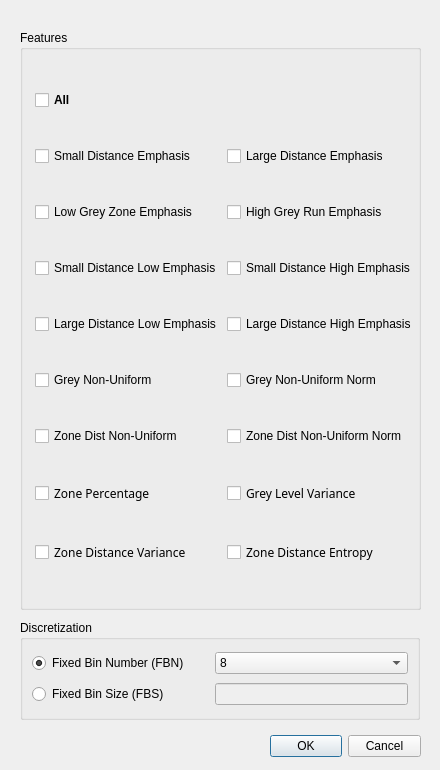
<?xml version="1.0" encoding="UTF-8"?>
<ui version="4.0">
 <class>popup_GLDZM</class>
 <widget class="QDialog" name="popup_GLDZM">
  <property name="geometry">
   <rect>
    <x>0</x>
    <y>0</y>
    <width>440</width>
    <height>770</height>
   </rect>
  </property>
  <property name="sizePolicy">
   <sizepolicy hsizetype="Preferred" vsizetype="Preferred">
    <horstretch>0</horstretch>
    <verstretch>0</verstretch>
   </sizepolicy>
  </property>
  <property name="windowTitle">
   <string>Set Measurements</string>
  </property>
  <widget class="QDialogButtonBox" name="buttonBox">
   <property name="geometry">
    <rect>
     <x>270</x>
     <y>730</y>
     <width>151</width>
     <height>32</height>
    </rect>
   </property>
   <property name="orientation">
    <enum>Qt::Horizontal</enum>
   </property>
   <property name="standardButtons">
    <set>QDialogButtonBox::Cancel|QDialogButtonBox::Ok</set>
   </property>
   <property name="centerButtons">
    <bool>false</bool>
   </property>
  </widget>
  <widget class="QGroupBox" name="groupBox_Features">
   <property name="geometry">
    <rect>
     <x>20</x>
     <y>30</y>
     <width>401</width>
     <height>580</height>
    </rect>
   </property>
   <property name="title">
    <string>Features</string>
   </property>
   <property name="checkable">
    <bool>false</bool>
   </property>
   <layout class="QGridLayout" name="gridLayout">
    <property name="leftMargin">
     <number>12</number>
    </property>
    <property name="topMargin">
     <number>10</number>
    </property>
    <property name="rightMargin">
     <number>6</number>
    </property>
    <property name="bottomMargin">
     <number>10</number>
    </property>
    <item row="1" column="1">
     <widget class="QCheckBox" name="checkBox_LRE">
      <property name="enabled">
       <bool>true</bool>
      </property>
      <property name="text">
       <string>Large Distance Emphasis</string>
      </property>
      <property name="checkable">
       <bool>true</bool>
      </property>
      <property name="checked">
       <bool>false</bool>
      </property>
      <property name="tristate">
       <bool>false</bool>
      </property>
     </widget>
    </item>
    <item row="2" column="0">
     <widget class="QCheckBox" name="checkBox_LGRE">
      <property name="enabled">
       <bool>true</bool>
      </property>
      <property name="text">
       <string>Low Grey Zone Emphasis</string>
      </property>
     </widget>
    </item>
    <item row="6" column="0">
     <widget class="QCheckBox" name="checkBox_LRLE">
      <property name="enabled">
       <bool>true</bool>
      </property>
      <property name="text">
       <string>Large Distance Low Emphasis</string>
      </property>
      <property name="checked">
       <bool>false</bool>
      </property>
     </widget>
    </item>
    <item row="1" column="0">
     <widget class="QCheckBox" name="checkBox_SRE">
      <property name="autoFillBackground">
       <bool>false</bool>
      </property>
      <property name="text">
       <string>Small Distance Emphasis</string>
      </property>
      <property name="checked">
       <bool>false</bool>
      </property>
      <property name="tristate">
       <bool>false</bool>
      </property>
     </widget>
    </item>
    <item row="5" column="1">
     <widget class="QCheckBox" name="checkBox_SRHE">
      <property name="enabled">
       <bool>true</bool>
      </property>
      <property name="text">
       <string>Small Distance High Emphasis</string>
      </property>
      <property name="checked">
       <bool>false</bool>
      </property>
     </widget>
    </item>
    <item row="8" column="1">
     <widget class="QCheckBox" name="checkBox_RLNUN">
      <property name="enabled">
       <bool>true</bool>
      </property>
      <property name="autoFillBackground">
       <bool>false</bool>
      </property>
      <property name="text">
       <string>Zone Dist Non-Uniform Norm</string>
      </property>
      <property name="checked">
       <bool>false</bool>
      </property>
      <property name="tristate">
       <bool>false</bool>
      </property>
     </widget>
    </item>
    <item row="10" column="1">
     <widget class="QCheckBox" name="checkBox_RE">
      <property name="enabled">
       <bool>true</bool>
      </property>
      <property name="font">
       <font>
        <family>굴림</family>
        <pointsize>9</pointsize>
       </font>
      </property>
      <property name="autoFillBackground">
       <bool>false</bool>
      </property>
      <property name="text">
       <string>Zone Distance Entropy</string>
      </property>
      <property name="checked">
       <bool>false</bool>
      </property>
      <property name="tristate">
       <bool>false</bool>
      </property>
     </widget>
    </item>
    <item row="9" column="0">
     <widget class="QCheckBox" name="checkBox_RP">
      <property name="enabled">
       <bool>true</bool>
      </property>
      <property name="font">
       <font>
        <family>굴림</family>
        <pointsize>9</pointsize>
       </font>
      </property>
      <property name="autoFillBackground">
       <bool>false</bool>
      </property>
      <property name="text">
       <string>Zone Percentage</string>
      </property>
      <property name="checked">
       <bool>false</bool>
      </property>
      <property name="tristate">
       <bool>false</bool>
      </property>
     </widget>
    </item>
    <item row="5" column="0">
     <widget class="QCheckBox" name="checkBox_SRLE">
      <property name="enabled">
       <bool>true</bool>
      </property>
      <property name="text">
       <string>Small Distance Low Emphasis</string>
      </property>
      <property name="checked">
       <bool>false</bool>
      </property>
     </widget>
    </item>
    <item row="0" column="0">
     <widget class="QCheckBox" name="checkBox_All">
      <property name="enabled">
       <bool>true</bool>
      </property>
      <property name="font">
       <font>
        <weight>75</weight>
        <bold>true</bold>
        <underline>false</underline>
        <kerning>true</kerning>
       </font>
      </property>
      <property name="autoFillBackground">
       <bool>false</bool>
      </property>
      <property name="text">
       <string>All</string>
      </property>
      <property name="checked">
       <bool>false</bool>
      </property>
      <property name="tristate">
       <bool>false</bool>
      </property>
     </widget>
    </item>
    <item row="10" column="0">
     <widget class="QCheckBox" name="checkBox_RLV">
      <property name="enabled">
       <bool>true</bool>
      </property>
      <property name="font">
       <font>
        <family>굴림</family>
        <pointsize>9</pointsize>
       </font>
      </property>
      <property name="autoFillBackground">
       <bool>false</bool>
      </property>
      <property name="text">
       <string>Zone Distance Variance</string>
      </property>
      <property name="checked">
       <bool>false</bool>
      </property>
      <property name="tristate">
       <bool>false</bool>
      </property>
     </widget>
    </item>
    <item row="9" column="1">
     <widget class="QCheckBox" name="checkBox_GLV">
      <property name="enabled">
       <bool>true</bool>
      </property>
      <property name="font">
       <font>
        <family>굴림</family>
        <pointsize>9</pointsize>
       </font>
      </property>
      <property name="acceptDrops">
       <bool>false</bool>
      </property>
      <property name="autoFillBackground">
       <bool>false</bool>
      </property>
      <property name="text">
       <string>Grey Level Variance</string>
      </property>
      <property name="checked">
       <bool>false</bool>
      </property>
      <property name="tristate">
       <bool>false</bool>
      </property>
     </widget>
    </item>
    <item row="6" column="1">
     <widget class="QCheckBox" name="checkBox_LRHE">
      <property name="enabled">
       <bool>true</bool>
      </property>
      <property name="text">
       <string>Large Distance High Emphasis</string>
      </property>
      <property name="checked">
       <bool>false</bool>
      </property>
     </widget>
    </item>
    <item row="7" column="0">
     <widget class="QCheckBox" name="checkBox_GNU">
      <property name="enabled">
       <bool>true</bool>
      </property>
      <property name="autoFillBackground">
       <bool>false</bool>
      </property>
      <property name="text">
       <string>Grey Non-Uniform</string>
      </property>
      <property name="checked">
       <bool>false</bool>
      </property>
      <property name="tristate">
       <bool>false</bool>
      </property>
     </widget>
    </item>
    <item row="2" column="1">
     <widget class="QCheckBox" name="checkBox_HGRE">
      <property name="enabled">
       <bool>true</bool>
      </property>
      <property name="text">
       <string>High Grey Run Emphasis</string>
      </property>
      <property name="checked">
       <bool>false</bool>
      </property>
     </widget>
    </item>
    <item row="7" column="1">
     <widget class="QCheckBox" name="checkBox_GNUN">
      <property name="enabled">
       <bool>true</bool>
      </property>
      <property name="text">
       <string>Grey Non-Uniform Norm</string>
      </property>
      <property name="checkable">
       <bool>true</bool>
      </property>
      <property name="checked">
       <bool>false</bool>
      </property>
      <property name="tristate">
       <bool>false</bool>
      </property>
     </widget>
    </item>
    <item row="8" column="0">
     <widget class="QCheckBox" name="checkBox_RLNU">
      <property name="enabled">
       <bool>true</bool>
      </property>
      <property name="autoFillBackground">
       <bool>false</bool>
      </property>
      <property name="text">
       <string>Zone Dist Non-Uniform</string>
      </property>
      <property name="checked">
       <bool>false</bool>
      </property>
      <property name="tristate">
       <bool>false</bool>
      </property>
     </widget>
    </item>
   </layout>
  </widget>
  <widget class="QGroupBox" name="groupBox_Bins">
   <property name="geometry">
    <rect>
     <x>20</x>
     <y>620</y>
     <width>400</width>
     <height>100</height>
    </rect>
   </property>
   <property name="title">
    <string>Discretization</string>
   </property>
   <layout class="QGridLayout" name="gridLayout_3">
    <item row="2" column="1">
     <widget class="QLineEdit" name="lineEdit_sBin">
      <property name="enabled">
       <bool>false</bool>
      </property>
     </widget>
    </item>
    <item row="0" column="1">
     <widget class="QComboBox" name="comboBox_nBins">
      <property name="sizePolicy">
       <sizepolicy hsizetype="Preferred" vsizetype="Fixed">
        <horstretch>0</horstretch>
        <verstretch>0</verstretch>
       </sizepolicy>
      </property>
      <property name="currentText">
       <string>8</string>
      </property>
      <property name="maxVisibleItems">
       <number>5</number>
      </property>
      <property name="maxCount">
       <number>64</number>
      </property>
      <property name="sizeAdjustPolicy">
       <enum>QComboBox::AdjustToContentsOnFirstShow</enum>
      </property>
      <property name="iconSize">
       <size>
        <width>16</width>
        <height>16</height>
       </size>
      </property>
      <item>
       <property name="text">
        <string>8</string>
       </property>
      </item>
      <item>
       <property name="text">
        <string>16</string>
       </property>
      </item>
      <item>
       <property name="text">
        <string>32</string>
       </property>
      </item>
      <item>
       <property name="text">
        <string>64</string>
       </property>
      </item>
     </widget>
    </item>
    <item row="0" column="0">
     <widget class="QRadioButton" name="radioButton_FBN">
      <property name="text">
       <string>Fixed Bin Number (FBN)      </string>
      </property>
      <property name="checked">
       <bool>true</bool>
      </property>
     </widget>
    </item>
    <item row="2" column="0">
     <widget class="QRadioButton" name="radioButton_FBS">
      <property name="enabled">
       <bool>true</bool>
      </property>
      <property name="text">
       <string>Fixed Bin Size (FBS)</string>
      </property>
     </widget>
    </item>
   </layout>
  </widget>
 </widget>
 <resources/>
 <connections>
  <connection>
   <sender>buttonBox</sender>
   <signal>accepted()</signal>
   <receiver>popup_GLDZM</receiver>
   <slot>accept()</slot>
   <hints>
    <hint type="sourcelabel">
     <x>248</x>
     <y>254</y>
    </hint>
    <hint type="destinationlabel">
     <x>157</x>
     <y>274</y>
    </hint>
   </hints>
  </connection>
  <connection>
   <sender>buttonBox</sender>
   <signal>rejected()</signal>
   <receiver>popup_GLDZM</receiver>
   <slot>reject()</slot>
   <hints>
    <hint type="sourcelabel">
     <x>316</x>
     <y>260</y>
    </hint>
    <hint type="destinationlabel">
     <x>286</x>
     <y>274</y>
    </hint>
   </hints>
  </connection>
 </connections>
</ui>
